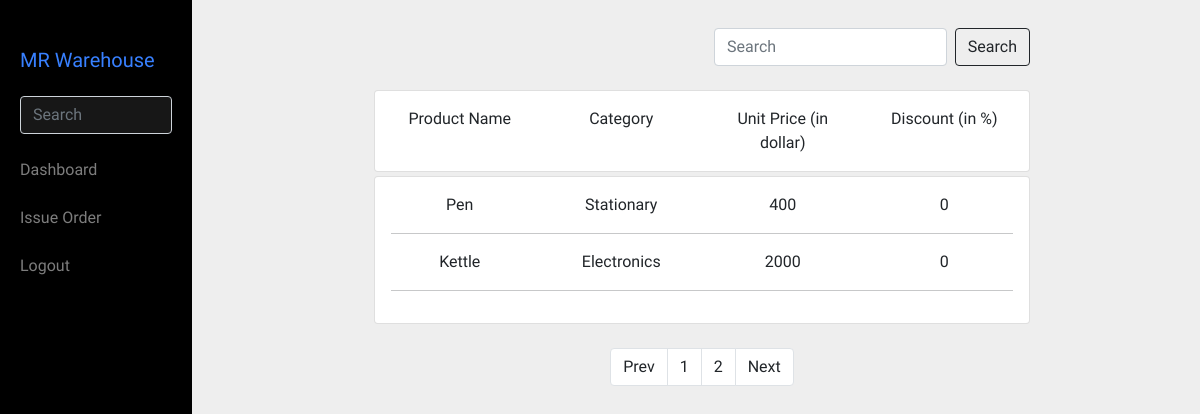
/stocks_pricelist/?page=2 (signed in), run on the app's committed database.
### app/models.py (models this page shows)
class ProductList(models.Model):
    product_name = models.CharField(max_length=100)
    category = models.CharField(max_length=100, choices=CATEGORY)
    unit_price = models.PositiveIntegerField()
    quantity_supplied = models.PositiveIntegerField()
    supply_date = models.DateTimeField(auto_now=True)

### app/views.py (the view)
# urls.py: path('stocks_pricelist/', stocks_pricelist, name='stocks_pricelist-page'),
@login_required
def stocks_pricelist(request):
    if 'q' in request.GET:
        q = request.GET['q']
        multiple_q = Q(Q(product_name__icontains=q))
        paged_post = ProductList.objects.filter(multiple_q)
    else:
        product_list = ProductList.objects.all().order_by('-id')
        paginator = Paginator(product_list, 10)
        page = request.GET.get('page')
        paged_post = paginator.get_page(page)
    context = {
        'product_list':paged_post,
    }
    return render(request, 'app/stocks_pricelist.html', context)

### app/templates/app/stocks_pricelist.html (shortened to what this page needs)
{% load static %}
<!doctype html>
<html lang="en">
  <head>
    <link rel="stylesheet" href="{% static 'css/global.css' %}">
    <link href="https://cdn.jsdelivr.net/npm/remixicon@2.5.0/fonts/remixicon.css" rel="stylesheet">
    <link href="https://cdn.jsdelivr.net/npm/bootstrap@5.1.3/dist/css/bootstrap.min.css" rel="stylesheet">
  </head>
  <body class="body">
    <main>
        <div class="row">
            <div class="col-md-2 d-md-block d-none sidebar sticky-top py-5">
              <div class="col side_bar_center">
                <div class="col"><h5 class="mr_warehouse">MR Warehouse</h5></div>
                <div class="col pt-3">
                  <form class="d-flex">
                    <input class="form-control search me-2" type="search" placeholder="Search" aria-label="Search">
                  </form>
                </div>
                <div class="col pt-4"><a href="{% url 'staff_dashboard-page' %}" class="navicon">Dashboard</a></div>
                <div class="col pt-4"><a class="navicon" href="{% url 'orderform-page' %}">Issue Order</a></div>
                <div class="col pt-4 align-self-end"><a class="navicon" href="{% url 'logout-view' %}">Logout</a></div>
              </div>
            </div>
            <div class="col-md-10 col-12 mainbar pb-5">
              <main>
                <div class="row mt-1">
                    <div class="col-md-8 offset-md-2 col-12">
                        <div class="row py-4">
                          <div class="col-md-6 col-12"></div>
                          <div class="col-md-6 col-12">
                            <form class="d-flex">
                              <input class="form-control me-2" type="search" name="q" placeholder="Search" aria-label="Search">
                              <button class="btn btn-outline-dark" type="submit">Search</button>
                            </form>
                          </div>
                        </div>
                        <div class="card">
                            <div class="card-body">
                                <div class="row">
                                    <div class="col-md-3 col-12 text-center">Product Name</div>
                                    <div class="col-md-3 col-12 text-center">Category</div>
                                    <div class="col-md-3 col-12 text-center">Unit Price (in dollar)</div>
                                    <div class="col-md-3 col-12 text-center">Discount (in %)</div>
                                </div>
                            </div>
                        </div>
                        <div class="card mt-1">
                            <div class="card-body">
                            {% for object in product_list %}
                              <div class="row">
                                <div class="col-md-3 text-start col-12 text-center">{{object.product_name}}</div>
                                <div class="col-md-3 text-start col-12 text-center">{{object.category}}</div>
                                <div class="col-md-3 text-start col-12 text-center">{{object.unit_price}}</div>
                                <div class="col-md-3 text-start col-12 text-center">0</div>
                              </div>
                              <hr>
                            {% endfor %}
                            </div>
                          </div>
                          <div class="row pt-4">
                            <div class="col-12">
                                <div class="container d-flex justify-content-center align-items-center">
                                    <div class="pagination-box p-box-2 text-center">
                                    <nav aria-label="Page navigation example">
                                        {% if product_list.has_other_pages %}
                                        <ul class="pagination">
                                            {% if product_list.has_previous %}
                                            <li class="page-item">
                                                <a class="page-link text-dark" href="?page={{product_list.previous_page_number}}"> Prev</a>
                                            </li>
                                            {% else %}
                                            <li class="page-item disabled">
                                                <a class="page-link text-dark"> Prev </a>
                                            </li>
                                            {% endif %}
                                            {% for i in product_list.paginator.page_range %}
                                            {% if product_list.number == i %}
                                            <li class="page-item"><a class="page-link active text-dark" href="#">{{i}}</a></li>
                                            {% else %}
                                            <li class="page-item"><a class="page-link text-dark" href="?page={{i}}">{{i}}</a></li>
                                            {% endif %}
                                            {% endfor %}
                                            {% if product_list.has_next %}
                                            <li class="page-item">
                                                <a class="page-link text-dark" href="?page={{product_list.next_page_number}}"> Next </a>
                                            </li>
                                            {% else %}
                                            <li class="page-item disabled text-dark">
                                                <a class="page-link text-dark"> Next </a>
                                            </li>
                                            {% endif %}
                                        </ul>
                                        {% endif %}
                                    </nav>
                                </div>
                            </div>
                    </div>
                </div>
              </main>
            </div>
        </div>
    </main>
  </body>
</html>

### static/css/global.css (style rules this page uses)
* { margin: 0; padding: 0; box-sizing: border-box; font-family: 'Abyssinica SIL', serif; }
.body { overflow-x: hidden; }
a { text-decoration: none !important; display: block; color: rgba(255, 255, 255, 0.492) !important; }
ul, li { list-style: none; }
.sidebar { background-color: black !important; color: white; height: 100vh; display: flex; justify-content: end !important; }
.mainbar { background-color:#eeeeee; }
.side_bar_center { padding-left: 20px; }
.mr_warehouse { color:#3880ff !important; }
.search { background-color: rgba(128, 128, 128, 0.177) !important; }

### data on the page
ProductList: product_name "Pen", category "Stationary", unit_price "400"
ProductList: product_name "Kettle", category "Electronics", unit_price "2000"

### other printed values
{{ i }} "1"
{{ i }} "2"
